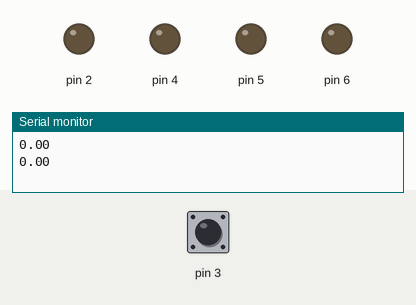
The sketch below on a simulated Arduino Uno, built with avr-gcc and run on an emulated ATmega328P. Shown: output pins drawn as LEDs (lit = HIGH), the last lines printed to the serial monitor. Inputs (shaded band) come from the test bench; at power-on: pin 3 LOW.

Above: at 4.2 s.
4.3 s: pin 3 driven HIGH
At 5.8 s:
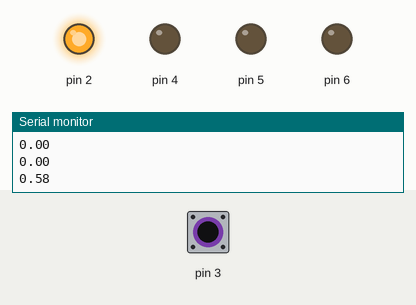
7.3 s: pin 3 pulsed LOW 2 times (0.12 s each, 0.3 s apart)
At 9.3 s:
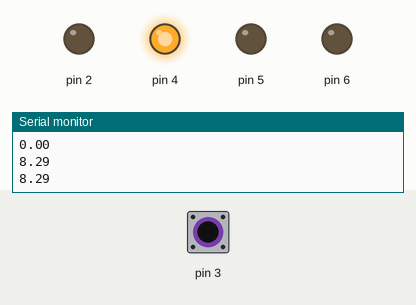
Timing chart, 0 to 11.5 s (numbered marks = the images above; inputs shaded):
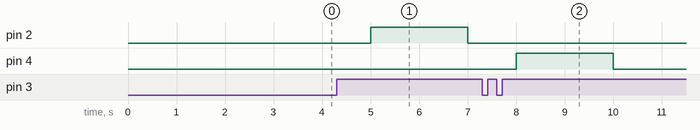

The sketch:

arduino.ino
```cpp
float start, finished;    //Variables para medir el tiempo entre cada paso del sensor
float elapsed, time;      //Tiempo entre cada paso por el sensor
float elapseds[3];        //Acumula los ultimos tiempos para determinar si la velocidad es cero
int cant_elapseds=3;      //Cantidad de tiempos acumulados
int sensores=3;           //Cantidad de sensores en la rueda
float radio=0.33;         //Distancia del centro de la rueda al sensor (en metros)
float perimetro;          //Permetro de la rueda donde esta el sensor
float velocidad;          //Velocidad en KM/h
float velocidadMax=30;    //Mxima velocidad estimada

void setup(){
  pinMode(2, OUTPUT);
  pinMode(4, OUTPUT);
  pinMode(5, OUTPUT);
  pinMode(6, OUTPUT);
  float radio=0.33;
  perimetro=(2.0/sensores)*PI*radio;
  //Se ejecuta la interrupcin cada que pasa por el sensor
  // - en Leonardo es el pin 3 => se escribe 0
  // - En Mega es el pin 2 => se escribe
  // Consultar: http://arduino.cc/en/pmwiki.php?n=Reference/AttachInterrupt
  attachInterrupt(1, calcularVelocidad, RISING);
  start=millis();
  Serial.begin(9600);
  delay(3000);
}

void calcularVelocidad(){
  if(millis()!=start){
    elapsed=millis()-start;
    start=millis();
    velocidad=(3600*perimetro)/elapsed;  //Km/h

  }
}

void loop(){
  //Acumula las velocidades para determinar si la rueda est detenida
  for(int i=1;i<cant_elapseds;i++){
    elapseds[i-1]=elapseds[i];
  }
  elapseds[cant_elapseds-1]=elapsed;
  boolean iguales=true;
  for(int i=0;i<cant_elapseds-1;i++){
    if(elapseds[i]!=elapseds[i+1]){
      iguales=false;
    }
  }
  if(iguales&&(millis()-start)>500){
    velocidad=0.0;
  }
  if(velocidad<40){
    Serial.println(velocidad); //Imprime en el puerto serial
    prenderVentilador();
  }
  delay(1000); //Minimiza el parpadeo
}

//Prende leds de acuerdo a la velocidad
void prenderVentilador(){
  float incremento=velocidadMax/4;
  if(velocidad>0.1&&velocidad<=incremento){
    digitalWrite(2, HIGH);
    digitalWrite(4, LOW);
    digitalWrite(5, LOW);
    digitalWrite(6, LOW);
  }else if(velocidad>incremento&&velocidad<=(incremento*2)){
    digitalWrite(2, LOW);
    digitalWrite(4, HIGH);
    digitalWrite(5, LOW);
    digitalWrite(6, LOW);
  }else if(velocidad>(incremento*2)&&velocidad<=(incremento*3)){
    digitalWrite(2, LOW);
    digitalWrite(4, LOW);
    digitalWrite(5, HIGH);
    digitalWrite(6, LOW);
  }else if(velocidad>(incremento*3)){
    digitalWrite(2, LOW);
    digitalWrite(4, LOW);
    digitalWrite(5, LOW);
    digitalWrite(6, HIGH);
  }else{
    digitalWrite(2, LOW);
    digitalWrite(4, LOW);
    digitalWrite(5, LOW);
    digitalWrite(6, LOW);
  }
}
```

Measured:
- after the input at 4.3 s, pin 2: LOW → HIGH after 0.70 s, → LOW 2.0 s later
- after the input at 7.3 s, pin 4: LOW → HIGH after 0.70 s, → LOW 2.0 s later
